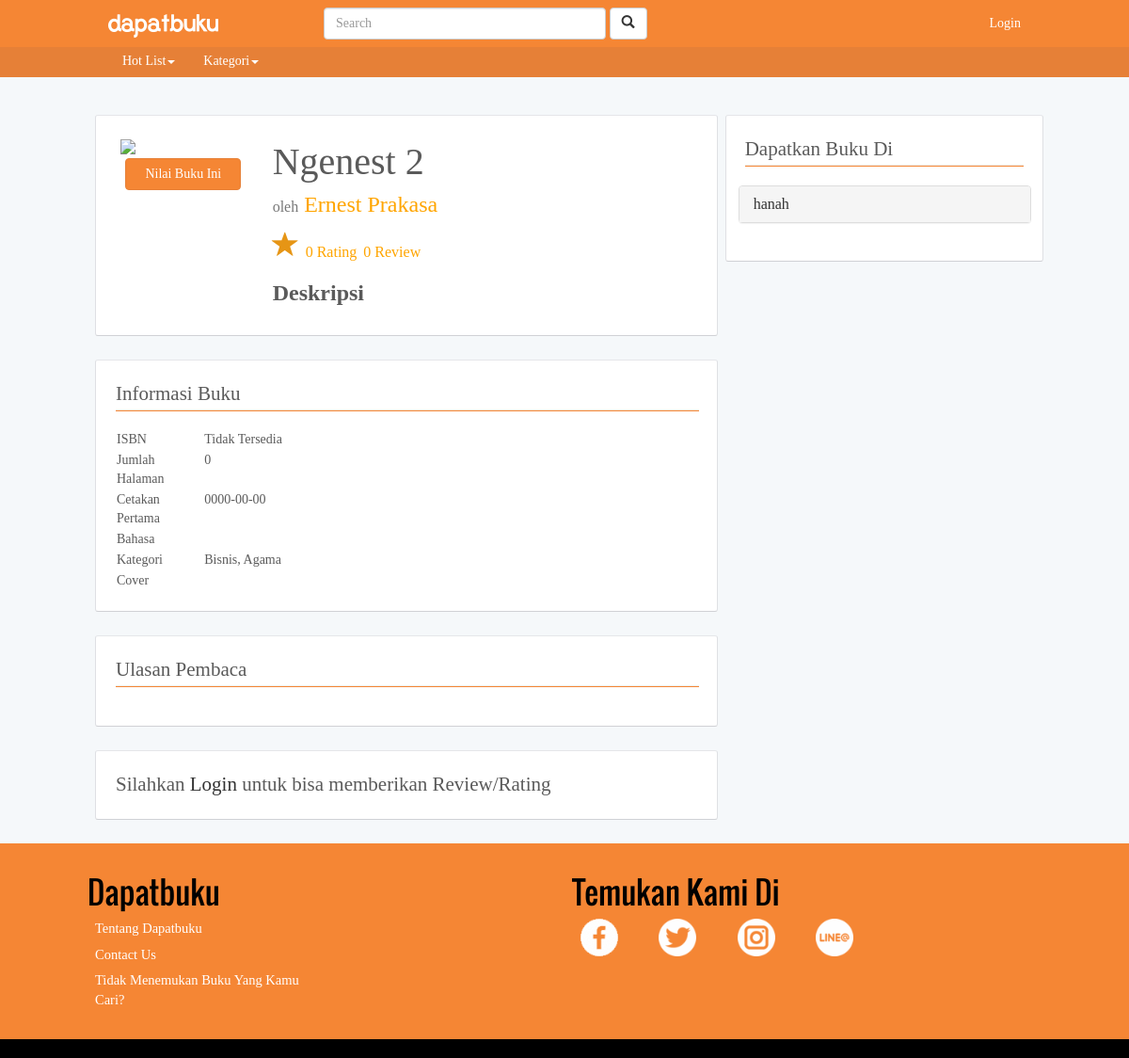
The page /book/b/ngenest-2 on the database its author committed.
### tables this page shows
CREATE TABLE `book` (
  `id_b` int(11) NOT NULL,
  `title_b` varchar(200) NOT NULL,
  `slug_title_b` varchar(200) DEFAULT NULL COMMENT 'slug for link',
  `no_isbn_b` varchar(20) DEFAULT 'Tidak Tersedia',
  `writer` varchar(128) DEFAULT NULL,
  `publisher` varchar(128) DEFAULT NULL,
  `pages` int(11) DEFAULT NULL,
  `date_published` date DEFAULT NULL,
  `language_b` varchar(50) DEFAULT NULL,
  `thumb_cover_b` varchar(200) DEFAULT NULL COMMENT 'thumbnail versi kecil dari foto cover',
  `photo_cover_b` varchar(200) DEFAULT NULL COMMENT 'alamat photo',
  `cover_type_b` varchar(50) DEFAULT NULL COMMENT 'tipe cover',
  `description_b` longtext COMMENT 'sinopsis',
  `total_reviews_b` int(11) DEFAULT '0',
  `total_ratings` int(11) DEFAULT '0',
  `best_seller_flag` int(2) DEFAULT '0' COMMENT 'flag best seller',
  `best_seller_rank` int(3) DEFAULT NULL,
  `tags` text,
  `views_b` int(11) NOT NULL DEFAULT '0'
);

CREATE TABLE `book_category` (
  `id_b_category` int(11) NOT NULL,
  `name_b_category` varchar(100) NOT NULL,
  `desc_b_category` text,
  `slug_category` varchar(100) DEFAULT NULL
);

CREATE TABLE `user_book` (
  `id_u_b` int(11) NOT NULL,
  `id_b_source` int(11) NOT NULL DEFAULT '0',
  `price_sell_u_b` int(11) DEFAULT NULL,
  `price_point` int(11) DEFAULT '0',
  `price_rent_u_b` int(11) DEFAULT NULL,
  `type_u_b` int(50) DEFAULT NULL,
  `sell_u_b` tinyint(1) DEFAULT NULL,
  `barter_u_b` tinyint(1) DEFAULT NULL,
  `rent_u_b` tinyint(1) NOT NULL,
  `description_u_b` varchar(300) DEFAULT NULL,
  `id_u_owner` int(11) DEFAULT NULL,
  `stock_u_b` int(11) DEFAULT NULL,
  `main_image_u_b` varchar(100) DEFAULT NULL,
  `title_u_b` varchar(100) NOT NULL,
  `berat_u_b` int(11) NOT NULL,
  `slug_title_u_b` varchar(500) NOT NULL,
  `tahun_beli_u_b` year(4) NOT NULL,
  `active` int(2) DEFAULT '2',
  `activated_by` varchar(12) DEFAULT NULL,
  `created_at` timestamp NULL DEFAULT NULL,
  `updated_at` timestamp NULL DEFAULT NULL,
  `rejected_reason` int(3) DEFAULT NULL,
  `activated_at` timestamp NULL DEFAULT NULL,
  `views_ub` int(11) NOT NULL DEFAULT '0'
);

CREATE TABLE `user` (
  `id_u` int(11) NOT NULL,
  `username_u` varchar(50) DEFAULT NULL,
  `email_u` varchar(100) DEFAULT NULL,
  `password_u` varchar(255) DEFAULT NULL,
  `firstname_u` varchar(255) DEFAULT NULL,
  `lastname_u` varchar(100) DEFAULT NULL,
  `date_of_birth_u` date DEFAULT NULL,
  `phone_number_u` varchar(15) DEFAULT NULL,
  `join_date_u` datetime DEFAULT NULL,
  `address_u` varchar(150) DEFAULT NULL,
  `city_u` int(6) DEFAULT NULL,
  `province_u` int(6) DEFAULT NULL,
  `total_review_u` int(11) DEFAULT '0',
  `bio_u` varchar(200) DEFAULT NULL,
  `photo_profile_u` varchar(150) DEFAULT 'assets/img/default/profile-pict.png',
  `photo_cover_u` varchar(150) DEFAULT NULL,
  `point` int(11) DEFAULT '0',
  `money` int(11) DEFAULT NULL,
  `line_u` varchar(32) NOT NULL,
  `whatsapp_u` varchar(15) NOT NULL,
  `created_at` timestamp NULL DEFAULT NULL,
  `last_login` timestamp NULL DEFAULT NULL,
  `views_u` int(11) NOT NULL DEFAULT '0'
);

### application/controllers/Book.php (called while the page is built, shortened)
<?php
class Book extends CI_Controller {
	public function __construct()
	{
		$this->load->library('session');
		$this->load->library('fixstring');
		$this->load->helper('url');
		$this->load->library('form_validation');
    $this->load->helper(array('form', 'url'));
		$this->load->model('M_auth');
		$this->load->model('M_book');
	}
	public function b($slug)
	{
		$id_user = 0;
		$data['book_data'] = $this->M_book->get_data_book($slug);
		$id_in = $data['book_data'][0]['id_b'];
		$data['book_category'] = $this->M_book->get_b_category($id_in);
		$data['book_rating'] = $this->M_book->get_rate_avg($id_in);
		$data['writer_data'] = $this->M_book->get_writer_short($id_in);
		$data['review_data'] = $this->M_book->get_review($id_in);
		$data['my_review'] = $this->M_book->get_user_review($id_in, $id_user);
		$data['my_rating'] = $this->M_book->get_user_rating($id_in, $id_user);
		$data['book_sale'] = $this->M_book->get_book_sale_in($id_in);
		if($this->session->logged_in == 0){
			$data['rating_data'] = $this->M_book->get_rating($id_in,$id_user);
			if(!$data['rating_data'] ) $data['rating_flag'] = 0;
			else $data['rating_flag'] = 1;
			$data['user_review_flag'] = $this->M_book->user_review_flag($id_in,$id_user);
			if(!$data['user_review_flag'] ) $data['review_flag'] = 0;
			else $data['review_flag'] = 1;
		}
		else{
			$data['review_flag'] = 0;
			$data['rating_flag'] = 0;
		}
		if($this->session->logged_in == 1){
			$temp = $this->session->userdata('userdata');
			$id_user = $temp[0]->id_u;
			$add_log = $this->M_auth->add_log_view($id_user, 'book', $id_in);
		}
		else{
			$ip = $this->input->ip_address();
			$add_log = $this->M_auth->add_log_view($ip, 'book', $id_in);
		}
		if($add_log){
			$data['header']=$this->load->view('parts/header','',true);
			$data['navbar']=$this->load->view('parts/navbar','',true);
			$data['footer']=$this->load->view('parts/footer','',true);
			$data['bookright']=$this->load->view('book/book-right',$data,true);
			$data['bookleft']=$this->load->view('book/book-left',$data,true);
			$this->load->view('book/book',$data);
		}
		else{
			redirect('/');
		}
	}
}
?>

### index.php (called while the page is built, shortened)
<?php
require_once BASEPATH.'core/CodeIgniter.php';

### application/models/M_book.php (called while the page is built, shortened)
<?php
  Class M_book extends CI_Model
  {
    public function get_b_category($id_in)
    {
      $query = $this->db->query("select bc.name_b_category from book_category bc, book_category_connector bcc, book b
                                 where b.id_b = '".$id_in."' and bcc.book_id = b.id_b and bc.id_b_category = bcc.cat_id;");
      return $query->result_array();
    }
    public function get_data_book($slug)
    {
      $query = $this->db->query("select * from book where slug_title_b = '".$slug."';");
      return $query->result_array();
    }
    public function get_book_sale_in($id)
    {
      $query = "SELECT * FROM user_book, region_regencies, user WHERE region_regencies.id = user.city_u and user_book.id_b_source = ".$id." AND user_book.active = 1 AND user_book.id_u_owner = user.id_u";
      $do = $this->db->query($query);
      return $do->result_array();
    }
  }
?>

### application/views/book/book-left.php (the view, shortened to what this page needs)
<div class="custom-container" id="book-container">
	<div class="row">
		<div class="col-md-12">
			<div class="col-md-3">
				<div class="col-sm-12 col-xs-12 padding-5px">
					<img src="<?php echo base_url().$book_data[0]['photo_cover_b']; ?>" class="img-responsive-2">
					<div class="col-md-12 info-small" style="padding:0;">
						<div class="col-md-12 book-star text-center">
							<a href="#review-form"><button type="button" class="btn btn-primary">Nilai Buku Ini</button></a>
						</div>
					</div>
				</div>
			</div>
			<div class="col-md-9">
				<div class="col-md-12 book-title">
					<?php echo $book_data[0]['title_b']; ?>
				</div>
				<div class="col-md-12 book-writer">
					<span class="text-muted">oleh</span> <?php echo $book_data[0]['writer']; ?>
				</div>
				<div class="col-md-12 book-rating">
					<div class="book-rating-star">
						<span class="glyphicon glyphicon-star glyphicon-large" style="color:#E69515;" aria-hidden="true"></span>
						<span class="book-rating-count"><?php echo $book_data[0]['total_ratings']; ?> Rating</span>
						<span class="book-review-count"><?php echo $book_data[0]['total_reviews_b']; ?> Review</span>
					</div>
				</div>
				<div id="book-description" class="col-md-12 product-item">
					<div class="book-header">Deskripsi</div>
				</div>
			</div>
		</div>
	</div>
</div>
<div id="informasi-buku" class="custom-container">
	<div class="row">
		<div class="col-md-12">
			<div class="col-md-12 header-text-2">Informasi Buku</div>
			<div class="col-md-12 text-center"><hr></div>
			<div class="row">
				<div class="col-md-12">
					<div class="col-md-4">
						<div class="col-md-12 table-container">
							<div class="col-md-6 col-sm-6 col-xs-6 table-content">ISBN
							</div>
							<div class="col-md-6 col-sm-6 col-xs-6 table-content"><?php echo $book_data[0]['no_isbn_b']; ?>
							</div>
						</div>
						<div class="col-md-12 table-container">
							<div class="col-md-6 col-sm-6 col-xs-6 table-content">Jumlah Halaman
							</div>
							<div class="col-md-6 col-sm-6 col-xs-6 table-content"><?php echo $book_data[0]['pages']; ?>
							</div>
						</div>
						<div class="col-md-12 table-container">
							<div class="col-md-6 col-sm-6 col-xs-6 table-content">Cetakan Pertama
							</div>
							<div class="col-md-6 col-sm-6 col-xs-6 table-content"><?php echo $book_data[0]['date_published']; ?>
							</div>
						</div>
						<div class="col-md-12 table-container">
							<div class="col-md-6 col-sm-6 col-xs-6 table-content">Bahasa
							</div>
							<div class="col-md-6 col-sm-6 col-xs-6 table-content"><?php echo $book_data[0]['language_b']; ?>
							</div>
						</div>
						<div class="col-md-12 table-container">
							<div class="col-md-6 col-sm-6 col-xs-6 table-content">Kategori
							</div>
							<div class="col-md-6 col-sm-6 col-xs-6 table-content">
							<?php
								$counter=1;
								foreach($book_category as $key){
									if($counter!=1)echo ', ';
									echo $key['name_b_category'];
									$counter++;
								}
								?>
							</div>
						</div>
						<div class="col-md-12 table-container">
							<div class="col-md-6 col-sm-6 col-xs-6 table-content">Cover
							</div>
							<div class="col-md-6 col-sm-6 col-xs-6 table-content"><?php echo $book_data[0]['cover_type_b']; ?>
							</div>
						</div>
					</div>
				</div>
			</div>
		</div>
	</div>
</div>
<div id="ulasan-pembaca" class="custom-container">
	<div class="row">
		<div class="col-md-12" >
			<div class="col-md-12 header-text-2">Ulasan Pembaca</div>
			<div class="col-md-12 text-center"><hr></div>
			<div class="col-md-8">
			</div>
		</div>
	</div>
</div>
	<?php
		if($this->session->logged_in==1){
	if($my_review == null){?>
	<div  id="review-form" class="custom-container">
		<div class="row">
			<div class="col-md-12" >
				<div class="col-md-12 header-text-2">Tulis Ulasanmu Sendiri</div>
				<div class="col-md-12 text-center"><hr></div>
				<div class="col-md-8">
					<?php if( $my_rating == null){?>
					<label for="comment">
						<div class="rating">
						Rate This Book &nbsp;&nbsp;
						<span><input type="radio" name="rating" id="str5" value="5"><label for="str5"><span class=" glyphicon glyphicon-star" aria-hidden="true"></span> </label></span>
						<span><input type="radio" name="rating" id="str4" value="4"><label for="str4"><span class="glyphicon glyphicon-star" aria-hidden="true"></span></label></span>
						<span><input type="radio" name="rating" id="str3" value="3"><label for="str3"><span class="glyphicon glyphicon-star" aria-hidden="true"></span></label></span>
						<span><input type="radio" name="rating" id="str2" value="2"><label for="str2"><span class="glyphicon glyphicon-star" aria-hidden="true"></span></label></span>
						<span><input type="radio" name="rating" id="str1" value="1"><label for="str1"><span class="glyphicon glyphicon-star" aria-hidden="true"></span></label></span>
						</div>
					</label>
					<?php } else {?>
						<div class="review-rating review-item" id="user_rating_star">
							<?php for($i=0;$i<$my_rating[0]->rating;$i++){?>
							<span class="glyphicon glyphicon-star glyphicon-large" style="color:#E69515;" aria-hidden="true"></span>
							<?php } ?>
							<?php for($i=0;$i<5-$my_rating[0]->rating;$i++){?>
							<span class="glyphicon glyphicon-star glyphicon-large" style="color:#777;" aria-hidden="true"></span>
							<?php } ?>
							<span class="comment-for-star">Nilai kamu untuk buku ini</span>
						</div>
					<?php } ?>
					<form action="<?php echo base_url();?>book/add_review_book?book=<?php echo $book_data[0]['slug_title_b']?>" method="POST">
						<span class="label-for-textarea">Tulis ulasan kamu untuk buku ini</span>
						<input name="title" type="text" class="form-control" placeholder="Judul Ulasan"  style="margin-bottom:10px;" required >
						<textarea name="review" class="form-control" rows="5" id="comment" placeholder="Tulis ulasan kamu"></textarea>
						<button type="submit" class="btn btn-primary" value="Submit" style="margin-top:10px;float:right">Submit</button>
					</form>
				</div>
			</div>
		</div>
	</div>
	<?php }
		if($my_review != null){	?>
			<div  id="review-form" class="custom-container">
				<div class="row">
					<div class="col-md-12" >
						<div class="col-md-12 header-text-2">Ulasan Kamu</div>
						<div class="col-md-12 text-center"><hr></div>
						<div class="review-date">
						<?php echo date('j-F-Y', strtotime($my_review[0]->date_b_review) );?></div>
						<div class="review-title review-item"><?php echo $my_review[0]->title_b_review; ?></div>
								<div class="review-rating review-item" id="user_rating_star">
									<?php for($i=0;$i<$my_rating[0]->rating;$i++){?>
									<span class="glyphicon glyphicon-star glyphicon-large" style="color:#E69515;" aria-hidden="true"></span>
									<?php } ?>
									<?php for($i=0;$i<5-$my_rating[0]->rating;$i++){?>
									<span class="glyphicon glyphicon-star glyphicon-large" style="color:#777;" aria-hidden="true"></span>
									<?php } ?>
									<span class="comment-for-star">Nilai kamu untuk buku ini</span>
									<div class="review-content more">
										<?php echo $my_review[0]->content_b_review; ?>
									</div>
								</div>
						</div>
					</div>
				</div>
			<?php
		}
	}
	else{
			?>
	<div  id="review-form" class="custom-container">
		<div class="row">
			<div class="col-md-12" >
				<div class="col-md-12 header-text-2">Silahkan <a href="<?php echo base_url() ?>login">Login </a> untuk bisa memberikan Review/Rating</div>
			</div>
		</div>
	</div>
	<?php
	}
	?>

### application/views/book/book-right.php (shortened to what this page needs)
<div class="row">
	<div class="col-md-12">
		<div class="custom-container">
			<div class="header-text-2">Dapatkan Buku Di</div>
			<div class="text-center"><hr></div>
			<div class="row">
				<div class="col-sm-12 col-md-12">
		          	<div class="panel-group" id="accordion">
		            <?php if (count($book_sale)>0)
		            {
						foreach($book_sale as $key){ ?>
			            <div class="panel panel-default">
			              	<div class="panel-heading">
			               		<h4 class="panel-title">
			                  		<a data-toggle="collapse" data-parent="#accordion" href="#gramedia">
			                    	</span><?php echo $key['username_u']?></a>
			                	</h4>
			              	</div>
			              	</div>
			            </div>
			          <?php }} else {?>
			          	<div class="col-md-12">Belum ada yang menyediakan buku ini.</div>
			          	<div class="col-md-12"><a href="<?php echo base_url()?>mybooks/add">Jual Sekarang</a></div>
			          <?php } ?>
			        </div>
		        </div>
	        </div>
		</div>
	</div>
</div>

### rows shown on the page
book: title_b "Ngenest 2", writer "Ernest Prakasa", total_ratings "0", total_reviews_b "0", no_isbn_b "Tidak Tersedia", pages "0", date_published "0000-00-00"
book_category: name_b_category "Bisnis"
book_category: name_b_category "Agama"
user_book: id_u_owner.username_u "hanah"
